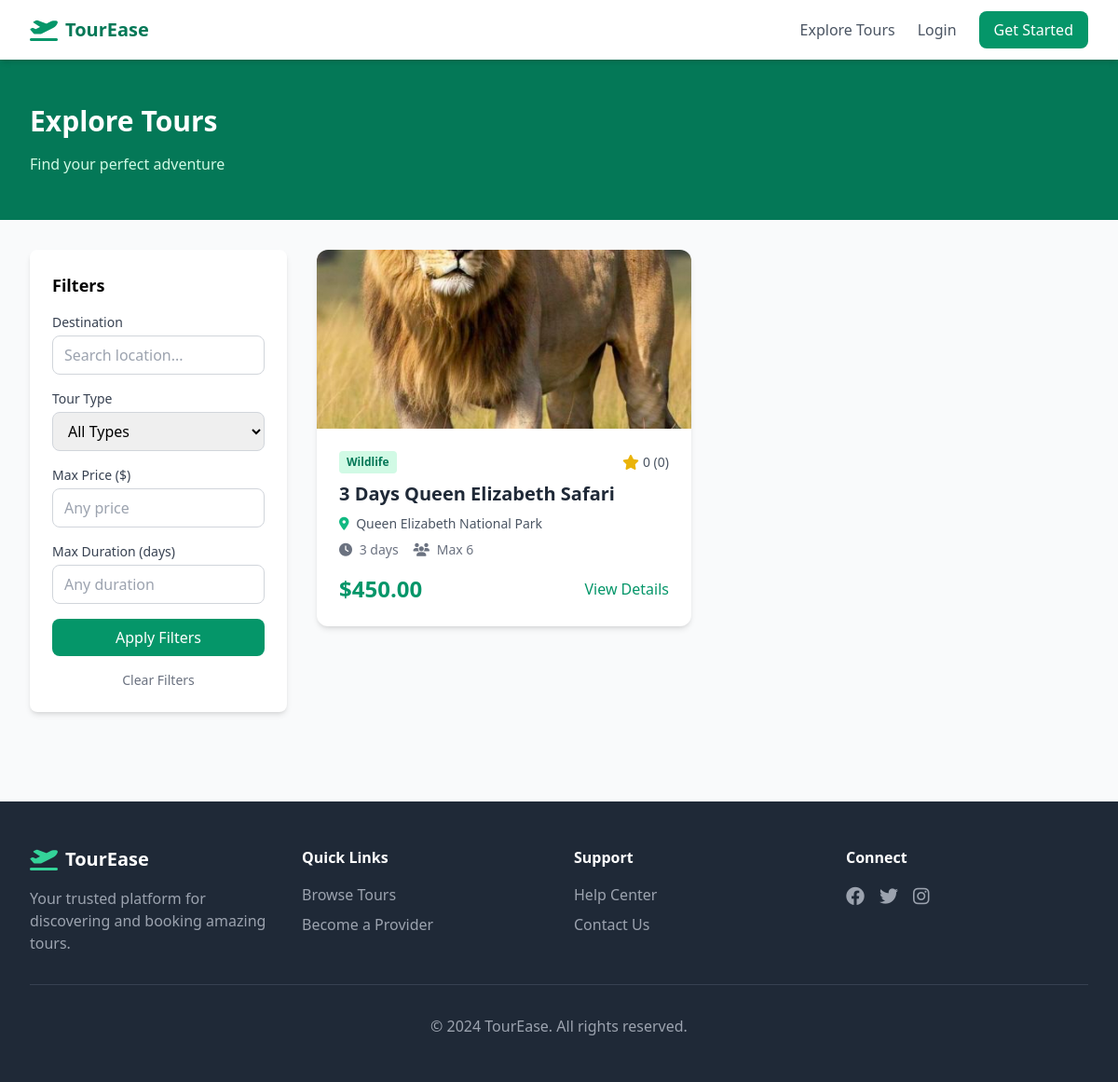
The page /tours/ on the database its author committed.
### tours/models.py (models this page shows, shortened)
class TourPackage(models.Model):
    TOUR_TYPE_CHOICES = [
        ('adventure', 'Adventure'),
        ('luxury', 'Luxury'),
        ('budget', 'Budget'),
        ('cultural', 'Cultural'),
        ('wildlife', 'Wildlife'),
        ('beach', 'Beach'),
    ]
    company = models.ForeignKey(
        settings.AUTH_USER_MODEL,
        on_delete=models.CASCADE,
        related_name='tour_packages'
    )
    title = models.CharField(max_length=200)
    description = models.TextField()
    location = models.CharField(max_length=200)
    price = models.DecimalField(max_digits=10, decimal_places=2)
    duration_days = models.PositiveIntegerField()
    max_group_size = models.PositiveIntegerField()
    tour_type = models.CharField(max_length=20, choices=TOUR_TYPE_CHOICES, default='adventure')
    itinerary = models.TextField(help_text="Day-by-day itinerary")
    image = models.FileField(upload_to='tour_images/', blank=True, null=True)
    is_approved = models.BooleanField(default=False)
    is_active = models.BooleanField(default=True)
    created_at = models.DateTimeField(auto_now_add=True)
    updated_at = models.DateTimeField(auto_now=True)
    @property
    def average_rating(self):
        reviews = self.reviews.all()
        if reviews.exists():
            return round(reviews.aggregate(models.Avg('rating'))['rating__avg'], 1)
        return 0
    @property
    def review_count(self):
        return self.reviews.count()

### tours/views.py (the view)
# urls.py: path('tours/', views.tour_list, name='tour_list'),
def tour_list(request):
    tours = TourPackage.objects.filter(is_approved=True, is_active=True)
    location = request.GET.get('location')
    tour_type = request.GET.get('tour_type')
    min_price = request.GET.get('min_price')
    max_price = request.GET.get('max_price')
    duration = request.GET.get('duration')
    if location:
        tours = tours.filter(location__icontains=location)
    if tour_type:
        tours = tours.filter(tour_type=tour_type)
    if min_price:
        tours = tours.filter(price__gte=min_price)
    if max_price:
        tours = tours.filter(price__lte=max_price)
    if duration:
        tours = tours.filter(duration_days__lte=duration)
    paginator = Paginator(tours, 12)
    page_number = request.GET.get('page')
    page_obj = paginator.get_page(page_number)
    return render(request, 'tours/tour_list.html', {
        'page_obj': page_obj,
        'tours': page_obj.object_list,
    })

### templates/tours/tour_list.html (shortened to what this page needs)
{% extends 'base.html' %}
{% block content %}
<div class="bg-emerald-700 py-12">
    <div class="max-w-7xl mx-auto px-4 sm:px-6 lg:px-8">
        <h1 class="text-3xl font-bold text-white mb-4">Explore Tours</h1>
        <p class="text-emerald-100">Find your perfect adventure</p>
    </div>
</div>
<div class="max-w-7xl mx-auto px-4 sm:px-6 lg:px-8 py-8">
    <div class="flex flex-col lg:flex-row gap-8">
        <aside class="lg:w-1/4">
            <div class="bg-white rounded-lg shadow-md p-6 sticky top-24">
                <h3 class="font-bold text-lg mb-4">Filters</h3>
                <form method="GET" class="space-y-4">
                    <div>
                        <label class="block text-sm font-medium text-gray-700 mb-1">Destination</label>
                        <input type="text" name="location" value="{{ request.GET.location|default:'' }}" placeholder="Search location..." class="w-full border border-gray-300 rounded-lg px-3 py-2 focus:ring-emerald-500 focus:border-emerald-500">
                    </div>
                    <div>
                        <label class="block text-sm font-medium text-gray-700 mb-1">Tour Type</label>
                        <select name="tour_type" class="w-full border border-gray-300 rounded-lg px-3 py-2 focus:ring-emerald-500 focus:border-emerald-500">
                            <option value="">All Types</option>
                        </select>
                    </div>
                    <div>
                        <label class="block text-sm font-medium text-gray-700 mb-1">Max Price ($)</label>
                        <input type="number" name="max_price" value="{{ request.GET.max_price|default:'' }}" placeholder="Any price" class="w-full border border-gray-300 rounded-lg px-3 py-2 focus:ring-emerald-500 focus:border-emerald-500">
                    </div>
                    <div>
                        <label class="block text-sm font-medium text-gray-700 mb-1">Max Duration (days)</label>
                        <input type="number" name="duration" value="{{ request.GET.duration|default:'' }}" placeholder="Any duration" class="w-full border border-gray-300 rounded-lg px-3 py-2 focus:ring-emerald-500 focus:border-emerald-500">
                    </div>
                    <button type="submit" class="w-full bg-emerald-600 text-white py-2 rounded-lg hover:bg-emerald-700 transition">Apply Filters</button>
                    <a href="{% url 'tour_list' %}" class="block text-center text-gray-500 hover:text-gray-700 text-sm">Clear Filters</a>
                </form>
            </div>
        </aside>
        <div class="lg:w-3/4">
            {% if tours %}
            <div class="grid grid-cols-1 md:grid-cols-2 gap-6">
                {% for tour in tours %}
                <div class="bg-white rounded-xl shadow-md overflow-hidden hover:shadow-xl transition">
                    {% if tour.image %}
                    <img src="{{ tour.image.url }}" alt="{{ tour.title }}" class="w-full h-48 object-cover">
                    {% else %}
                    <div class="w-full h-48 bg-gray-200 flex items-center justify-center">
                        <i class="fas fa-image text-4xl text-gray-400"></i>
                    </div>
                    {% endif %}
                    <div class="p-6">
                        <div class="flex items-center justify-between mb-2">
                            <span class="text-xs font-semibold bg-emerald-100 text-emerald-700 px-2 py-1 rounded">{{ tour.get_tour_type_display }}</span>
                            <div class="flex items-center text-yellow-500">
                                <i class="fas fa-star"></i>
                                <span class="text-gray-600 text-sm ml-1">{{ tour.average_rating }} ({{ tour.review_count }})</span>
                            </div>
                        </div>
                        <h3 class="text-xl font-bold text-gray-800 mb-2">{{ tour.title }}</h3>
                        <p class="text-gray-600 text-sm mb-2"><i class="fas fa-map-marker-alt text-emerald-500 mr-1"></i> {{ tour.location }}</p>
                        <div class="flex items-center text-gray-500 text-sm mb-4">
                            <span class="mr-4"><i class="fas fa-clock mr-1"></i> {{ tour.duration_days }} days</span>
                            <span><i class="fas fa-users mr-1"></i> Max {{ tour.max_group_size }}</span>
                        </div>
                        <div class="flex items-center justify-between">
                            <span class="text-2xl font-bold text-emerald-600">${{ tour.price }}</span>
                            <a href="{% url 'tour_detail' tour.id %}" class="text-emerald-600 hover:text-emerald-700 font-medium">View Details</a>
                        </div>
                    </div>
                </div>
                {% endfor %}
            </div>
            {% else %}
            <div class="text-center py-12">
                <i class="fas fa-search text-6xl text-gray-300 mb-4"></i>
                <p class="text-gray-500 text-lg">No tours found matching your criteria.</p>
                <a href="{% url 'tour_list' %}" class="text-emerald-600 hover:underline mt-2 inline-block">Clear filters</a>
            </div>
            {% endif %}
        </div>
    </div>
</div>
{% endblock %}

### rows shown on the page
TourPackage: image (picture), tour_type "Wildlife", average_rating "0", review_count "0", title "3 Days Queen Elizabeth Safari", location "Queen Elizabeth National Park", duration_days "3", max_group_size "6", price "450.00"
